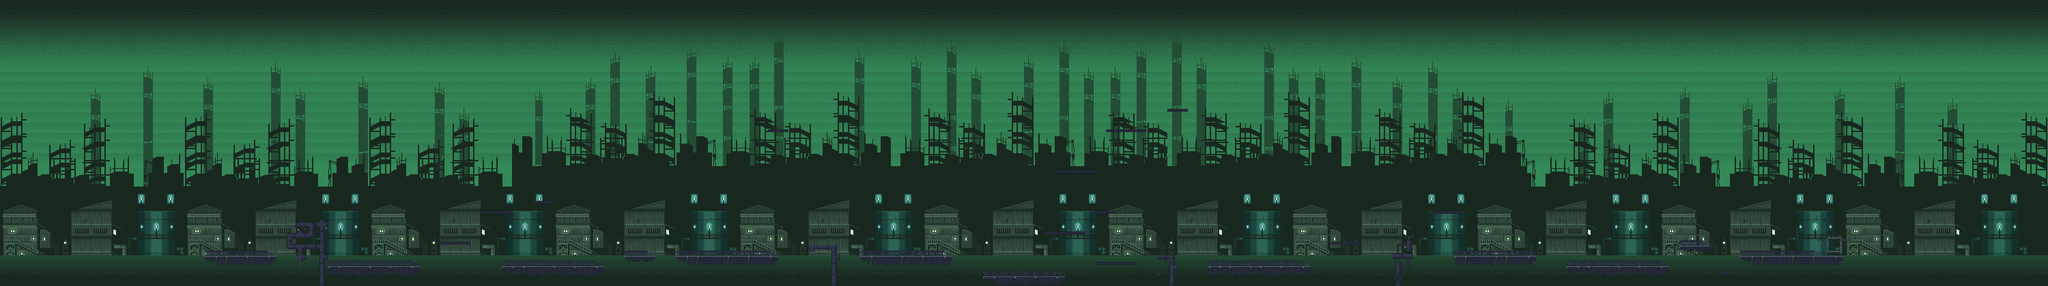

A level layout from a 2D game, rendered from its tile map. Below: a short description, then the map file with tile-grid data replaced by summaries:
An orthogonal 200x28 tile map with 15x15 px tiles, 5 tile layers (background4, background3, background2, background1, ...), 7 tilesets and 136 objects.

<map version="1.2" tiledversion="1.2.0" orientation="orthogonal" renderorder="right-down" width="200" height="28" tilewidth="15" tileheight="15" infinite="0" nextlayerid="74" nextobjectid="247">
 <tileset firstgid="1" name="Industrialv2" tilewidth="15" tileheight="15" tilecount="1156" columns="34">
  <image source="industrialv2.png" width="512" height="512" />
 </tileset>
 <tileset firstgid="1157" name="skill-desc_0000_foreground" tilewidth="15" tileheight="15" tilecount="108" columns="18">
  <image source="layers/skill-desc_0000_foreground.png" width="272" height="104" />
 </tileset>
 <tileset firstgid="1265" name="skill-desc_0001_buildings" tilewidth="15" tileheight="15" tilecount="180" columns="18">
  <image source="layers/skill-desc_0001_buildings.png" width="272" height="150" />
 </tileset>
 <tileset firstgid="1445" name="skill-desc_0002_far-buildings" tilewidth="15" tileheight="15" tilecount="126" columns="14">
  <image source="layers/skill-desc_0002_far-buildings.png" width="213" height="142" />
 </tileset>
 <tileset firstgid="1571" name="skill-desc_0003_bg" tilewidth="15" tileheight="15" tilecount="180" columns="18">
  <image source="layers/skill-desc_0003_bg.png" width="272" height="160" />
 </tileset>
 <tileset firstgid="1751" name="Industrialv2" tilewidth="15" tileheight="15" tilecount="1156" columns="34">
  <image source="industrialv2.png" width="512" height="512" />
 </tileset>
 <tileset firstgid="2907" name="gutter" tilewidth="16" tileheight="16" spacing="2" margin="1" tilecount="924" columns="33">
  <image source="tileset_gutter.png" width="594" height="504" />
 </tileset>
 <layer id="59" name="background4" width="200" height="28">
  <data>[5600 cells, 5600 non-empty, 180 distinct tile ids]</data>
 </layer>
 <layer id="60" name="background3" width="200" height="28">
  <data>[5600 cells, 3241 non-empty, 128 distinct tile ids]</data>
 </layer>
 <layer id="61" name="background2" width="200" height="28">
  <data>[5600 cells, 4465 non-empty, 183 distinct tile ids]</data>
 </layer>
 <layer id="62" name="background1" width="200" height="28">
  <data>[5600 cells, 2631 non-empty, 148 distinct tile ids]</data>
 </layer>
 <layer id="63" name="background" width="200" height="28">
  <data>[5600 cells, 1262 non-empty, 60 distinct tile ids]</data>
 </layer>
 <objectgroup id="50" name="Ground">
  <object id="34" x="300.667" y="377" width="104.402" height="7.5" />
  <object id="36" x="420" y="343.182" width="17.25" height="21.2878" />
  <object id="37" x="435" y="328.182" width="23.0378" height="9.30306" />
  <object id="38" x="463.125" y="326.958" width="5.5" height="5.625" />
  <object id="39" x="468.875" y="322.958" width="6.5" height="4" />
  <object id="40" x="476.375" y="326.958" width="4.5" height="6.375" />
  <object id="41" x="480" y="391" width="135.5" height="9.5" />
  <object id="47" x="990" y="376" width="149.625" height="9.75" />
  <object id="48" x="1185" y="360" width="40.2917" height="8.91667" />
  <object id="50" x="1219.75" y="370.417" width="4.5" height="25.0833" />
  <object id="51" x="1262.25" y="377" width="132.75" height="9.875" />
  <object id="52" x="1442" y="406.947" width="117.458" height="9.64791" />
  <object id="54" x="1605.3" y="385.792" width="59.3333" height="3.375" />
  <object id="56" x="1696" y="375.5" width="23.3333" height="6.75" />
  <object id="57" x="1715.25" y="384.333" width="4.25" height="33.3333" />
  <object id="58" x="1770.75" y="392" width="149.106" height="10.2727" />
  <object id="59" x="1950.55" y="355.727" width="44.7803" height="3.52273" />
  <object id="62" x="2047.45" y="359.542" width="18.5833" height="18.75" />
  <object id="63" x="2040.42" y="372.833" width="13.5" height="6.125" />
  <object id="64" x="2058.7" y="345.833" width="10.875" height="2.375" />
  <object id="65" x="2062.08" y="349.792" width="3.91667" height="41.4583" />
  <object id="66" x="2132.67" y="377" width="115.667" height="7" />
  <object id="67" x="468.917" y="340.208" width="5.5" height="58.25" />
  <object id="68" x="645.625" y="355.873" width="44.1667" height="4.79572" />
  <object id="71" x="735" y="392" width="150" height="15" />
  <object id="72" x="915" y="375.909" width="45" height="9.54545" />
  <object id="78" x="2295" y="393" width="150" height="15" />
  <object id="79" x="2460.33" y="361" width="45" height="7.75" />
  <object id="80" x="2520.5" y="400.875" width="13.875" height="2.5" />
  <object id="81" x="2550" y="376" width="151" height="11.5227" />
  <object id="82" x="705.125" y="310.75" width="45.625" height="3.625" />
  <object id="83" x="780.125" y="295.375" width="30.25" height="3.875" />
  <object id="85" x="1530.36" y="340.545" width="58.9091" height="4" />
  <object id="86" x="1604.73" y="310.545" width="30.5455" height="3.81818" />
  <object id="87" x="1545.27" y="250.182" width="59.6364" height="4.18182" />
  <object id="88" x="1619.82" y="189.636" width="58.9091" height="5.27273" />
  <object id="89" x="1710.18" y="159.273" width="29.6364" height="4.36364" />
  <object id="96" x="2100" y="310.455" width="44.5455" height="4.18182" />
  <object id="182" x="0" y="0" width="304" height="420" />
  <object id="183" x="2699" y="0" width="301" height="420" />
 </objectgroup>
 <objectgroup id="72" name="Coin">
  <object id="224" x="377.5" y="334">
   <ellipse />
  </object>
  <object id="225" x="445" y="316">
   <ellipse />
  </object>
  <object id="226" x="516.5" y="348.5">
   <ellipse />
  </object>
  <object id="227" x="546.5" y="348">
   <ellipse />
  </object>
  <object id="228" x="575.5" y="348">
   <ellipse />
  </object>
  <object id="230" x="667" y="303.5">
   <ellipse />
  </object>
  <object id="231" x="922" y="364">
   <ellipse />
  </object>
  <object id="232" x="951.5" y="364">
   <ellipse />
  </object>
  <object id="233" x="1073.5" y="334">
   <ellipse />
  </object>
  <object id="234" x="1424" y="344.5">
   <ellipse />
  </object>
  <object id="235" x="1725" y="146.5">
   <ellipse />
  </object>
  <object id="236" x="1650" y="176.5">
   <ellipse />
  </object>
  <object id="237" x="1619.5" y="298">
   <ellipse />
  </object>
  <object id="238" x="2064" y="333">
   <ellipse />
  </object>
  <object id="239" x="1822.5" y="334">
   <ellipse />
  </object>
  <object id="240" x="1852" y="335">
   <ellipse />
  </object>
  <object id="241" x="1883.5" y="334.5">
   <ellipse />
  </object>
  <object id="242" x="2122.5" y="272.5">
   <ellipse />
  </object>
  <object id="243" x="2332.5" y="334.5">
   <ellipse />
  </object>
 </objectgroup>
 <objectgroup id="71" name="Crystal" />
 <objectgroup id="66" name="Enemy">
  <object id="97" x="555" y="375.667" width="15" height="15">
   <properties>
    <property name="mana" value="" />
    <property name="none" value="" />
    <property name="potion" value="" />
    <property name="sword" value="" />
   </properties>
  </object>
  <object id="98" x="660" y="341" width="15" height="15">
   <properties>
    <property name="mana" value="" />
    <property name="none" value="" />
    <property name="potion" value="" />
    <property name="sword" value="" />
   </properties>
  </object>
  </objectgroup>
 <objectgroup id="73" name="Boss">
  <!-- 51 objects omitted --></objectgroup>
 <objectgroup id="68" name="Reverse">
  <!-- 50 objects omitted --></objectgroup>
 <objectgroup id="65" name="Grab">
  <!-- 11 objects omitted --></objectgroup>
 <objectgroup id="70" name="UnderGround">
  <!-- 4 objects omitted --></objectgroup>
 <objectgroup id="64" name="Edge" visible="0">
  <!-- 3 objects omitted --></objectgroup>
 <objectgroup id="69" name="EndPoint">
  <!-- 1 objects omitted --></objectgroup>
</map>
<!-- 75 of 136 objects omitted -->
